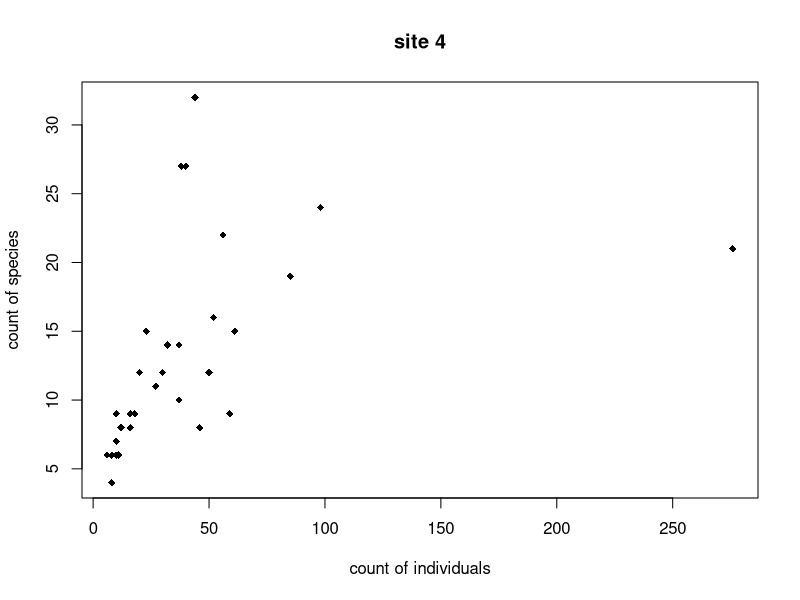
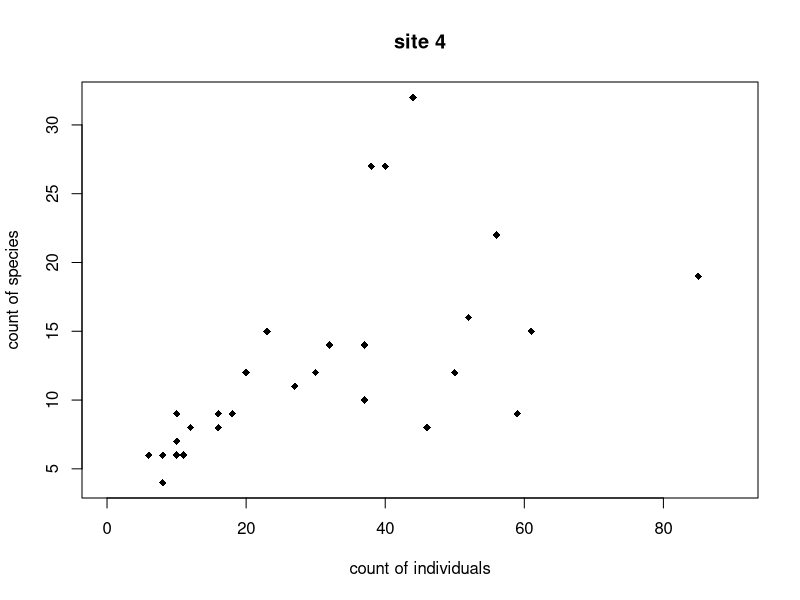

Here is the R script that generated these plots, in order:
## ---- chunk 1
require(here)
knitr::opts_chunk$set(echo = TRUE)

rarefaction_data = read.csv(here("data", "rarefaction_data_2020.csv"))

## ---- chunk 2
data(mtcars)
head(mtcars)
## ---- chunk 3
mtcars$hp
## ---- chunk 4
mtcars$hp < 75
## ---- chunk 5
subset(mtcars, hp < 75)
## ---- chunk 6
subset(mtcars, hp == 110)
## ---- chunk 7
head(rarefaction_data)
## ---- chunk 8
d4 = subset(rarefaction_data, site == 4)

plot(d4$n_individuals, d4$n_species, xlab = "count of individuals", ylab = "count of species", main = "site 4", pch = 18)

plot(d4$n_individuals, d4$n_species, xlab = "count of individuals", ylab = "count of species", main = "site 4", pch = 18, xlim = c(0, 90))

